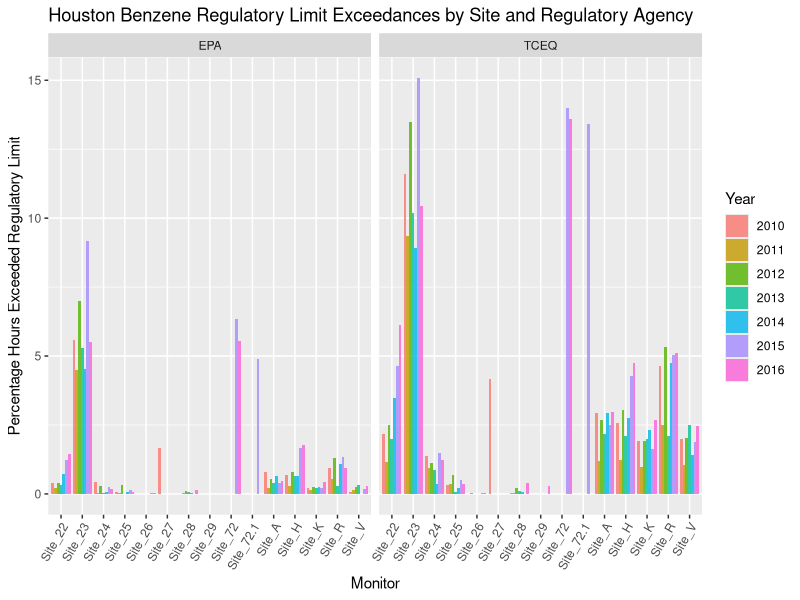
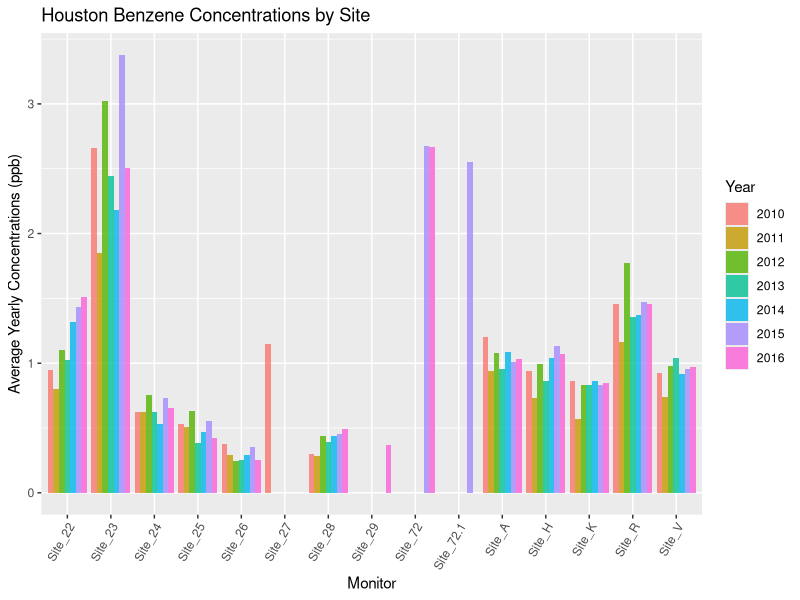
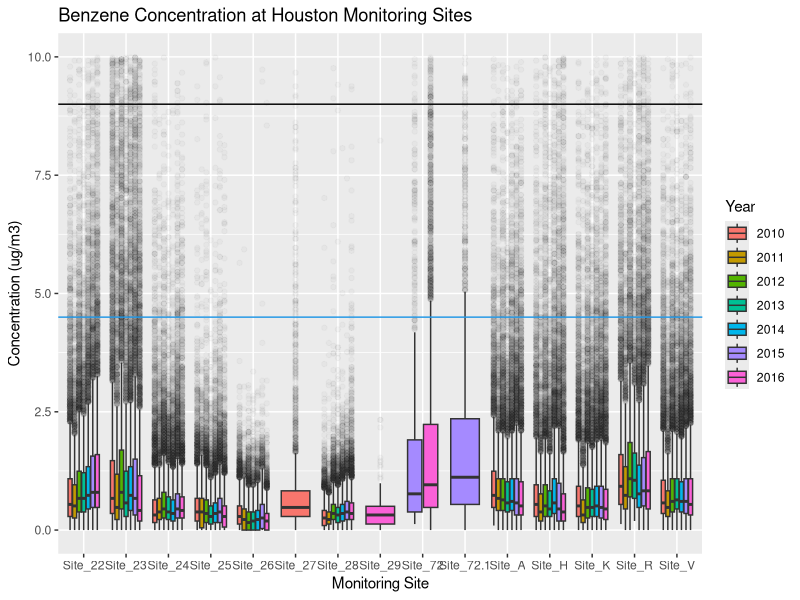
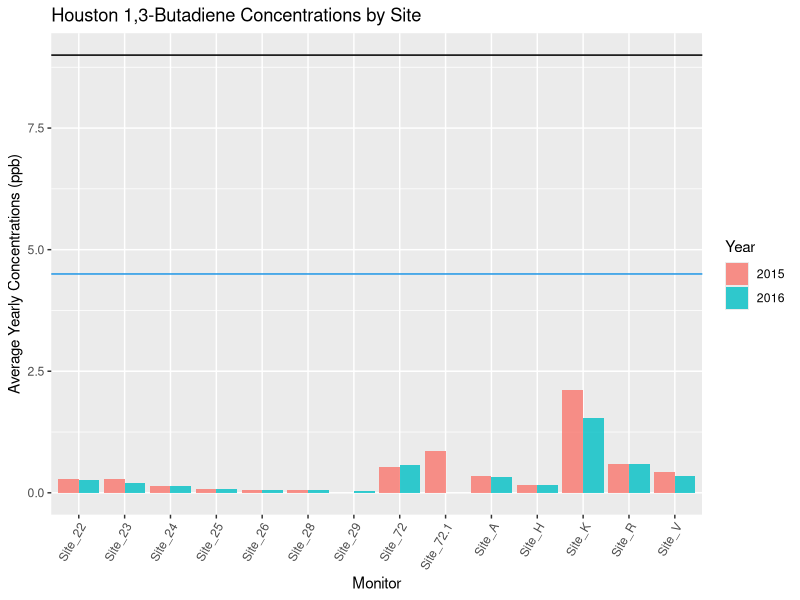
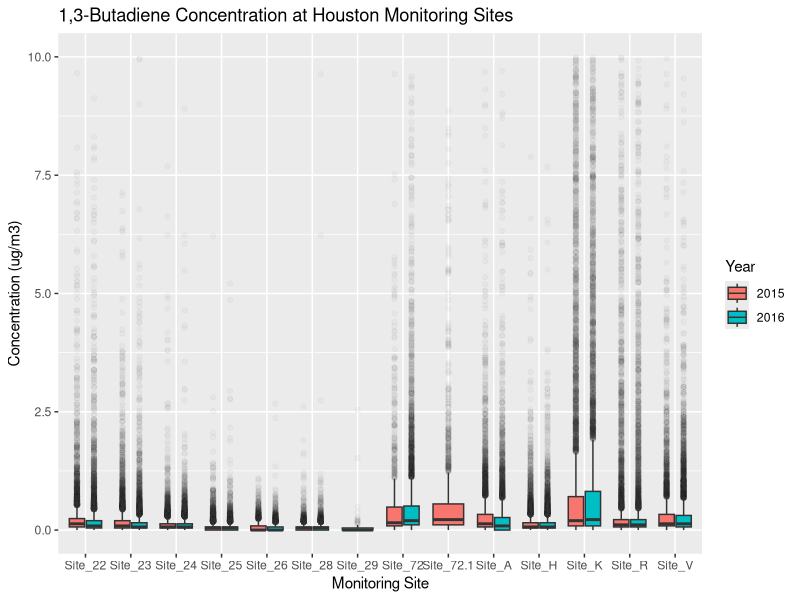

These charts were generated, in order, by the following R code:
library(dplyr)
library(tidyr)
library(lubridate)
library(ggplot2)

limit <- c(4.5, 9) # change this variable to play with diff. regulatory limits (9 ug/m3 for EPA and 4.5 ug/m3 for TCEQ)
conversion_fact <- 3.19 # ug/M3 per 1 ppb Benzene @ STP

raw2010 <- read.csv("ben+2010.csv") 
raw2011 <- read.csv("ben+2011.csv") 
raw2012 <- read.csv("ben+2012.csv") 
raw2013 <- read.csv("ben+2013.csv")
raw2014 <- read.csv("ben+2014.csv")
raw2015 <- read.csv("ben+2015.csv")
raw2016 <- read.csv("ben+2016.csv")

raw <- bind_rows(raw2010, raw2011, raw2012, raw2013, raw2014, raw2015, raw2016)

data <- raw %>% 
  mutate(Date = as.Date(as.character(Date), '%Y%m%d'),     # Convert variable format to 'Date'
         Year = year(Date)) %>%                            # Get Year variable for grouping our averages 
  gather(Monitor, Conc, -Date, -Time, -Year) %>%                # Put in long format, easier for processing
  mutate(Conc = as.numeric(Conc)*conversion_fact)                        # Make numeric and make NAs for everyhting that's not a number

# # Histograms
# data %>% 
#   ggplot(aes(Conc, fill = Monitor)) +            # this is where I choose the variables
#   geom_histogram(alpha = .8) +                   # THis is where I choose histogram, with tranparency of .8
#   facet_wrap(~Monitor) +                         # THis is where I make 12 plots, one for each monitor
#   xlim(c(0,round(limit))) + ylim(c(0,5000)) +    # The rest is just making the plot look good
#   ggtitle("Histogram of Benzene Concentrations, 2012") +
#   xlab("Benzene Concentration (ppb)") +
#   ylab("Frequency")

# Calculating Exceedances
Exceedances <- data %>% 
  mutate(TCEQ = ifelse(Conc < limit[1], 0, 1),   # Here we create a column called TCEQ that is 1 if exceeds, 0 if not
         EPA = ifelse(Conc < limit[2], 0, 1),    # Same but for thr EPA limit
         Year = factor(Year)) %>%                # We make the year a factor (plotting technicalities)
  gather(Agency, Exceeds, TCEQ:EPA) %>%          # We turn the TCEQ and EPA column into one column called 'Agency'
  group_by(Agency, Year, Monitor) %>%            # In the next two steps we get the percentages from the 'Agency' column, 
  summarise(Exceeded = mean(Exceeds, na.rm = T)*100)  # making sure to average by groups of Agency, Year and Monitoring site

# This is the exceedance plot
Exceedances %>%    
  ggplot(aes(x = Monitor, y = Exceeded, fill = Year)) +
  geom_bar(position = 'dodge', stat = 'identity', alpha = 0.8) +
  facet_grid(~Agency) +
  ylab(paste0("Percentage Hours Exceeded Regulatory Limit")) +
  theme(axis.text.x = element_text(angle = 60, hjust = 1)) +
  ggtitle("Houston Benzene Regulatory Limit Exceedances by Site and Regulatory Agency")

# THis is where I cacluate the average values
Avg_Vals <- data %>%                        
  mutate(Year = factor(Year)) %>%         
  group_by(Year, Monitor) %>%    
  summarise(Average = mean(Conc, na.rm = T)) 

# This is the avg. value plot
limits <- data.frame( x = rep(c(-Inf, Inf), 2), y = limit, limit = factor(c('TCEQ', 'EPA')))
Avg_Vals %>% 
  ggplot(aes(x = Monitor, y = Average, fill = Year)) +
  geom_bar(position = 'dodge', stat = 'identity', alpha = 0.8) +
  #geom_line(aes(x, y, linetype = limit), limits) +    # tried to show the reg. limits, but it didn't work nicely
  # geom_hline(yintercept=limit, color = limit, show.legend = T) +
  ylab(paste0("Average Yearly Concentrations (ppb)")) +
  theme(axis.text.x = element_text(angle = 60, hjust = 1)) +
  ggtitle("Houston Benzene Concentrations by Site")

data %>% 
  mutate(Year = factor(Year)) %>% 
  ggplot(aes(Monitor, Conc, fill = Year)) +
  geom_boxplot(outlier.alpha = .03, outlier.fill = "black") +
  geom_hline(yintercept=limit, color = limit, show.legend = T) +
  ylim(0, 10) +
  ylab("Concentration (ug/m3)") +
  xlab("Monitoring Site") +
  ggtitle("Benzene Concentration at Houston Monitoring Sites") 

# exporting the files
write.csv(Avg_Vals, "Benzene Averages 1-10.csv")
write.csv(Exceedances, "Benzene Percentage Exceedances 1-10.csv")



#### 1,3-Butadiene
but15 <- read.csv("2015_13But.csv")
but16 <- read.csv("2016_13But.csv")

but <- bind_rows(but15, but16)

conversion_fact <- 2.21 # ug/M3 per 1 ppb 1,3-Butadiene @ STP

data <- but %>% 
  mutate(Date = as.Date(as.character(Date), '%Y%m%d'),     # Convert variable format to 'Date'
         Year = year(Date)) %>%                            # Get Year variable for grouping our averages 
  gather(Monitor, Conc, -Date, -Time, -Year) %>%                # Put in long format, easier for processing
  mutate(Conc = as.numeric(Conc)*conversion_fact)                        # Make numeric and make NAs for everyhting that's not a number

# THis is where I cacluate the average values
Avg_Vals <- data %>% 
  mutate(Year = factor(Year)) %>%         
  group_by(Year, Monitor) %>%    
  summarise(Average = mean(Conc, na.rm = T)) 

# This is the avg. value plot
limits <- data.frame( x = rep(c(-Inf, Inf), 2), y = limit, limit = factor(c('TCEQ', 'EPA')))
Avg_Vals %>% 
  ggplot(aes(x = Monitor, y = Average, fill = Year)) +
  geom_bar(position = 'dodge', stat = 'identity', alpha = 0.8) +
  #geom_line(aes(x, y, linetype = limit), limits) +    # tried to show the reg. limits, but it didn't work nicely
  geom_hline(yintercept=limit, color = limit, show.legend = T) +
  ylab(paste0("Average Yearly Concentrations (ppb)")) +
  theme(axis.text.x = element_text(angle = 60, hjust = 1)) +
  ggtitle("Houston 1,3-Butadiene Concentrations by Site")

data %>% 
  mutate(Year = factor(Year)) %>% 
  ggplot(aes(Monitor, Conc, fill = Year)) +
  geom_boxplot(outlier.alpha = .03, outlier.fill = "black") +
  ylim(0, 10) +
  ylab("Concentration (ug/m3)") +
  xlab("Monitoring Site") +
  ggtitle("1,3-Butadiene Concentration at Houston Monitoring Sites") 

# exporting the files
write.csv(Avg_Vals, "13But Averages 1-10.csv")


